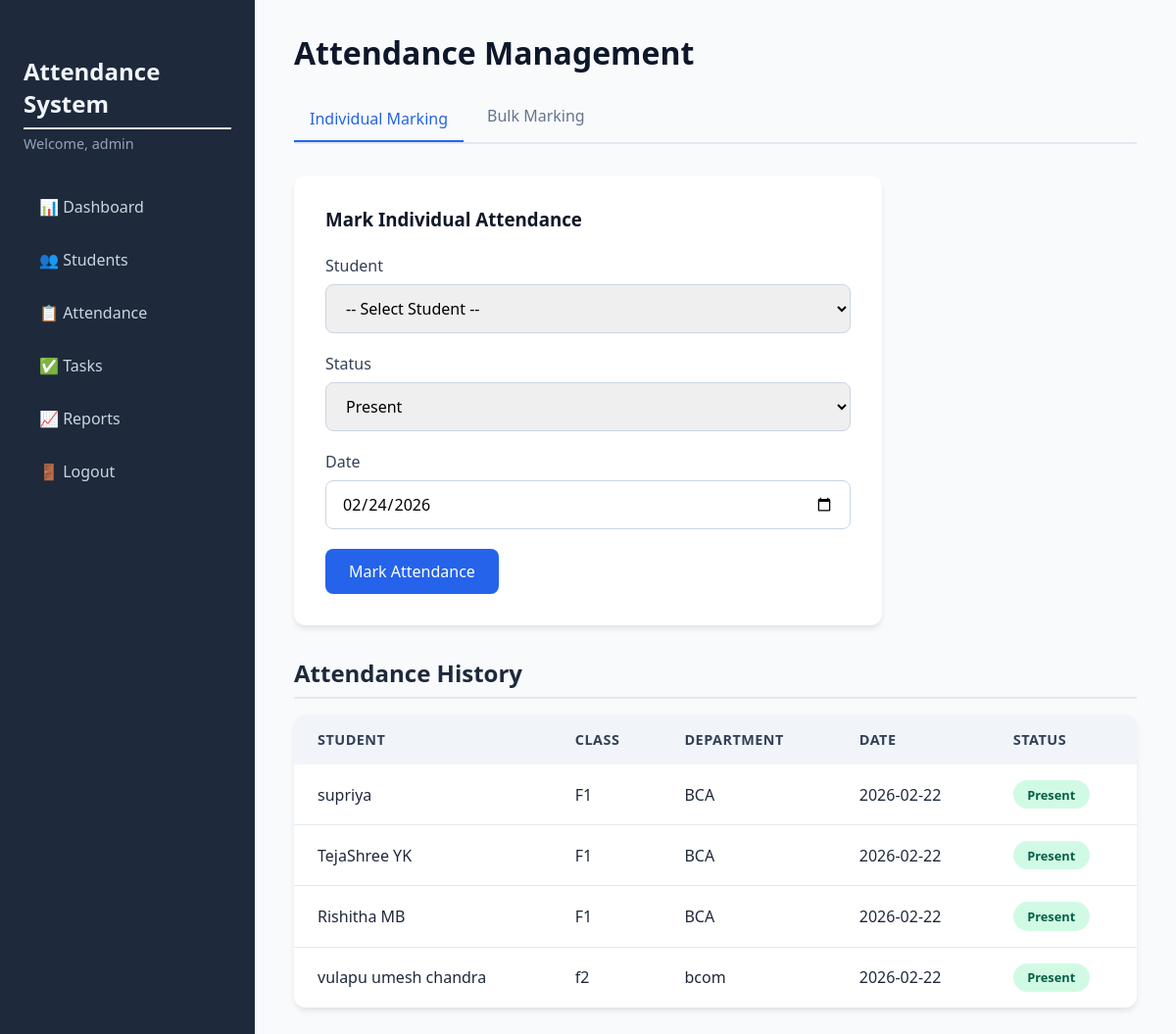
/attendance (signed in), run on the app's committed database.
### tables this page shows
CREATE TABLE attendance (
                id INTEGER PRIMARY KEY AUTOINCREMENT,
                student_id INTEGER NOT NULL,
                date TEXT NOT NULL,
                status TEXT CHECK(status IN ('Present','Absent')) NOT NULL,
                FOREIGN KEY (student_id) REFERENCES students (id) ON DELETE CASCADE,
                UNIQUE(student_id, date)
            );

CREATE TABLE students (
                id INTEGER PRIMARY KEY AUTOINCREMENT,
                usn TEXT UNIQUE NOT NULL,
                name TEXT NOT NULL,
                email TEXT UNIQUE NOT NULL,
                phone TEXT,
                class TEXT NOT NULL,
                department TEXT NOT NULL
            );

### app.py (the view, shortened to what this page needs)
@app.route('/attendance', methods=['GET', 'POST'])
@login_required
def attendance():
    db = get_db()
    students_list = db.execute(
        "SELECT id, usn, name, class, department FROM students ORDER BY class, department, name"
    ).fetchall()
    history = db.execute('''
        SELECT s.name, s.class, s.department, a.date, a.status
        FROM attendance a
        JOIN students s ON a.student_id = s.id
        ORDER BY a.date DESC, a.id DESC
    ''').fetchall()
    classes, departments = get_class_department_options()
    return render_template('attendance.html',
                           students=students_list,
                           history=history,
                           today=datetime.today().strftime('%Y-%m-%d'),
                           classes=classes,
                           departments=departments)

### app.py (called while the page is built)
def get_db():
    db = getattr(g, '_database', None)
    if db is None:
        db = g._database = sqlite3.connect(DATABASE)
        db.row_factory = sqlite3.Row
    return db

@app.teardown_appcontext
def close_connection(exception):
    db = getattr(g, '_database', None)
    if db is not None:
        db.close()

def login_required(f):
    @wraps(f)
    def decorated_function(*args, **kwargs):
        if 'admin_id' not in session:
            flash('Please log in to access this page.', 'warning')
            return redirect(url_for('login'))
        return f(*args, **kwargs)
    return decorated_function

def get_class_department_options():
    db = get_db()
    classes = db.execute("SELECT DISTINCT class FROM students ORDER BY class").fetchall()
    departments = db.execute("SELECT DISTINCT department FROM students ORDER BY department").fetchall()
    return [c['class'] for c in classes], [d['department'] for d in departments]

### templates/attendance.html (shortened to what this page needs)
{% extends "base.html" %}
{% block content %}
<h1>Attendance Management</h1>
<div class="tab-nav">
    <button class="tab-link active" onclick="openTab(event, 'individual')">Individual Marking</button>
    <button class="tab-link" onclick="openTab(event, 'bulk')">Bulk Marking</button>
</div>
<div id="individual" class="tab-content active">
    <div class="form-card">
        <h3>Mark Individual Attendance</h3>
        <form method="POST" action="{{ url_for('attendance') }}">
            <div class="form-group">
                <label for="student_id">Student</label>
                <select id="student_id" name="student_id" required>
                    <option value="">-- Select Student --</option>
                </select>
            </div>
            <div class="form-group">
                <label for="status">Status</label>
                <select id="status" name="status" required>
                    <option value="Present">Present</option>
                </select>
            </div>
            <div class="form-group">
                <label for="date">Date</label>
                <input type="date" id="date" name="date" value="{{ today }}">
            </div>
            <button type="submit" class="btn btn-primary">Mark Attendance</button>
        </form>
    </div>
</div>
<h2>Attendance History</h2>
<div class="table-responsive">
    <table class="table">
        <thead>
            <tr>
                <th>Student</th>
                <th>Class</th>
                <th>Department</th>
                <th>Date</th>
                <th>Status</th>
            </tr>
        </thead>
        <tbody>
            {% for record in history %}
            <tr>
                <td>{{ record.name }}</td>
                <td>{{ record.class }}</td>
                <td>{{ record.department }}</td>
                <td>{{ record.date }}</td>
                <td><span class="badge {{ 'badge-present' if record.status == 'Present' else 'badge-absent' }}">{{
                        record.status }}</span></td>
            </tr>
            {% else %}
            <tr>
                <td colspan="5">No attendance records found.</td>
            </tr>
            {% endfor %}
        </tbody>
    </table>
</div>
{% endblock %}

### static/css/style.css (style rules this page uses)
* { margin: 0; padding: 0; box-sizing: border-box; font-family: 'Segoe UI', Tahoma, Geneva, Verdana, sans-serif; }
body { background: #f4f7fc; }
h1 { font-size: 2rem; margin-bottom: 1.5rem; color: #0f172a; font-weight: 600; }
h2 { font-size: 1.5rem; margin: 2rem 0 1rem; color: #1e293b; border-bottom: 2px solid #e2e8f0; padding-bottom: 0.5rem; }
.table { width: 100%; background: white; border-radius: 12px; overflow: hidden; box-shadow: 0 4px 6px -1px rgba(0,0,0,0.1); border-collapse: collapse; }
.table thead { background: #f1f5f9; }
.table th { text-align: left; padding: 1rem 1.5rem; font-weight: 600; color: #334155; font-size: 0.9rem; text-transform: uppercase; letter-spacing: 0.5px; }
.table td { padding: 1rem 1.5rem; border-bottom: 1px solid #e2e8f0; color: #1e293b; }
.table tbody tr:last-child td { border-bottom: none; }
.badge { display: inline-block; padding: 0.35rem 0.9rem; border-radius: 20px; font-size: 0.8rem; font-weight: 600; text-align: center; }
.badge-present { background: #d1fae5; color: #065f46; }
.form-card { background: white; padding: 2rem; border-radius: 12px; box-shadow: 0 4px 6px -1px rgba(0,0,0,0.1); margin-bottom: 2rem; max-width: 600px; }
.form-card h3 { margin-bottom: 1.5rem; color: #0f172a; }
.form-group { margin-bottom: 1.25rem; }
.form-group label { display: block; margin-bottom: 0.5rem; font-weight: 500; color: #334155; }
.form-group input, .form-group select, .form-group textarea { width: 100%; padding: 0.75rem 1rem; border: 1px solid #cbd5e1; border-radius: 8px; font-size: 1rem; transition: border 0.2s, box-shadow 0.2s; }
.btn { display: inline-block; padding: 0.75rem 1.5rem; border: none; border-radius: 8px; font-size: 1rem; font-weight: 500; cursor: pointer; transition: background 0.2s, transform 0.1s; text-decoration: none; }
.btn-primary { background: #2563eb; color: white; }
.tab-nav { display: flex; gap: 0.5rem; margin-bottom: 2rem; border-bottom: 2px solid #e2e8f0; padding-bottom: 0.5rem; }
.tab-link { background: none; border: none; padding: 0.5rem 1rem; font-size: 1rem; font-weight: 500; color: #64748b; cursor: pointer; border-radius: 8px 8px 0 0; transition: all 0.2s; }
.tab-link.active { color: #2563eb; border-bottom: 2px solid #2563eb; margin-bottom: -0.5rem; }
.tab-content { display: none; }
.tab-content.active { display: block; }

### data on the page
attendance: name "supriya", class "F1", department "BCA", date "2026-02-22", status "Present"
attendance: name "TejaShree YK", class "F1", department "BCA", date "2026-02-22", status "Present"
attendance: name "Rishitha MB", class "F1", department "BCA", date "2026-02-22", status "Present"
attendance: name "vulapu umesh chandra", class "f2", department "bcom", date "2026-02-22", status "Present"

### other printed values
{{ session.admin_username }} "admin"
